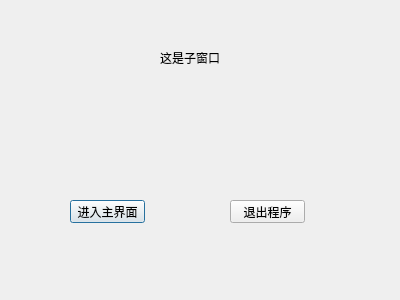
<?xml version="1.0" encoding="UTF-8"?>
<ui version="4.0">
 <class>MyDialog</class>
 <widget class="QDialog" name="MyDialog">
  <property name="geometry">
   <rect>
    <x>0</x>
    <y>0</y>
    <width>400</width>
    <height>300</height>
   </rect>
  </property>
  <property name="windowTitle">
   <string>Dialog</string>
  </property>
  <widget class="QPushButton" name="enterMainBtn">
   <property name="geometry">
    <rect>
     <x>70</x>
     <y>200</y>
     <width>75</width>
     <height>23</height>
    </rect>
   </property>
   <property name="text">
    <string>进入主界面</string>
   </property>
  </widget>
  <widget class="QPushButton" name="exitBtn">
   <property name="geometry">
    <rect>
     <x>230</x>
     <y>200</y>
     <width>75</width>
     <height>23</height>
    </rect>
   </property>
   <property name="text">
    <string>退出程序</string>
   </property>
  </widget>
  <widget class="QLabel" name="label">
   <property name="geometry">
    <rect>
     <x>160</x>
     <y>50</y>
     <width>81</width>
     <height>16</height>
    </rect>
   </property>
   <property name="text">
    <string>这是子窗口</string>
   </property>
  </widget>
 </widget>
 <resources/>
 <connections>
  <connection>
   <sender>exitBtn</sender>
   <signal>clicked()</signal>
   <receiver>MyDialog</receiver>
   <slot>reject()</slot>
   <hints>
    <hint type="sourcelabel">
     <x>265</x>
     <y>201</y>
    </hint>
    <hint type="destinationlabel">
     <x>337</x>
     <y>152</y>
    </hint>
   </hints>
  </connection>
 </connections>
</ui>
